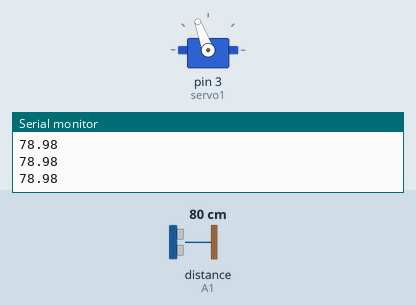
Bench run of a sketch on a simulated Arduino Uno, built with avr-gcc and run on an emulated ATmega328P. Parts: servo, the last lines printed to the serial monitor. Wiring (inferred from the names in the program): ultrasonic range finder: trigger A0; echo A1. Inputs (shaded band) come from the test bench; at power-on: distance to the obstacle (sensor on A1) 80 cm. The echo pulse lasts 58.3 µs per cm.

Above: at 1.3 s.
1.4 s: distance to the obstacle (sensor on A1) set to 7 cm
2.9 s: distance to the obstacle (sensor on A1) set to 4 cm
At 3.4 s:
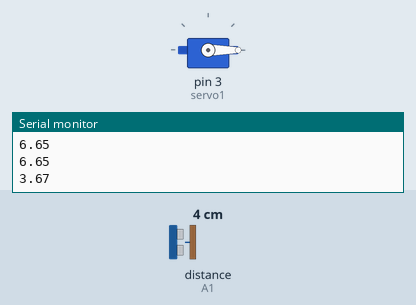
5.9 s: distance to the obstacle (sensor on A1) set to 9 cm
At 6.8 s:
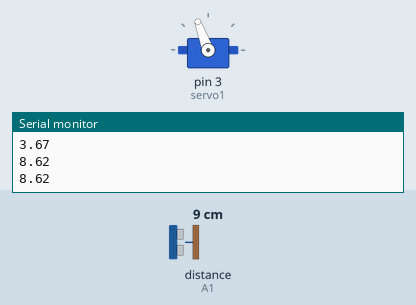
Timing chart, 0 to 8.9 s (numbered marks = the images above; inputs shaded):
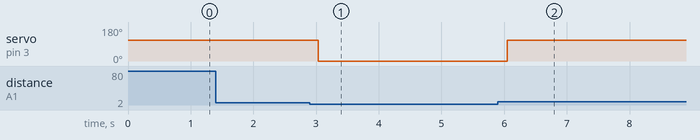

Measured:
- the behaviour switches between 6 and 5 cm on distance to the obstacle (sensor on A1) (found by bisection; images 0 and 1)
- after the input at 2.9 s, servo on pin 3 (servo1): 110° → 0° after 0.14 s
- after the input at 5.9 s, servo on pin 3 (servo1): 0° → 110° after 0.15 s

The sketch:

test2.ino
```cpp
#include<Servo.h>

Servo servo1;

int trigpin = A0;
int echopin = A1;
float distance;
float duration;

void setup()
{
  servo1.attach(3);

  pinMode(trigpin, OUTPUT);
  pinMode(echopin, INPUT);
  Serial.begin(9600);
}

void loop()
{
  servo1.write(110);

  digitalWrite(trigpin, LOW);
  delay(2);

  digitalWrite(trigpin, HIGH);
  delayMicroseconds(10);
  digitalWrite(trigpin, LOW);
  duration = pulseIn(echopin, HIGH);
  distance = (duration * .034) / 2;
  Serial.print(distance);
  Serial.print("\n");
  if(distance<=5)
  {
    servo1.write(0);
  }

  else
  {
    servo1.write(110);
  }
  delay(500);
}
```
